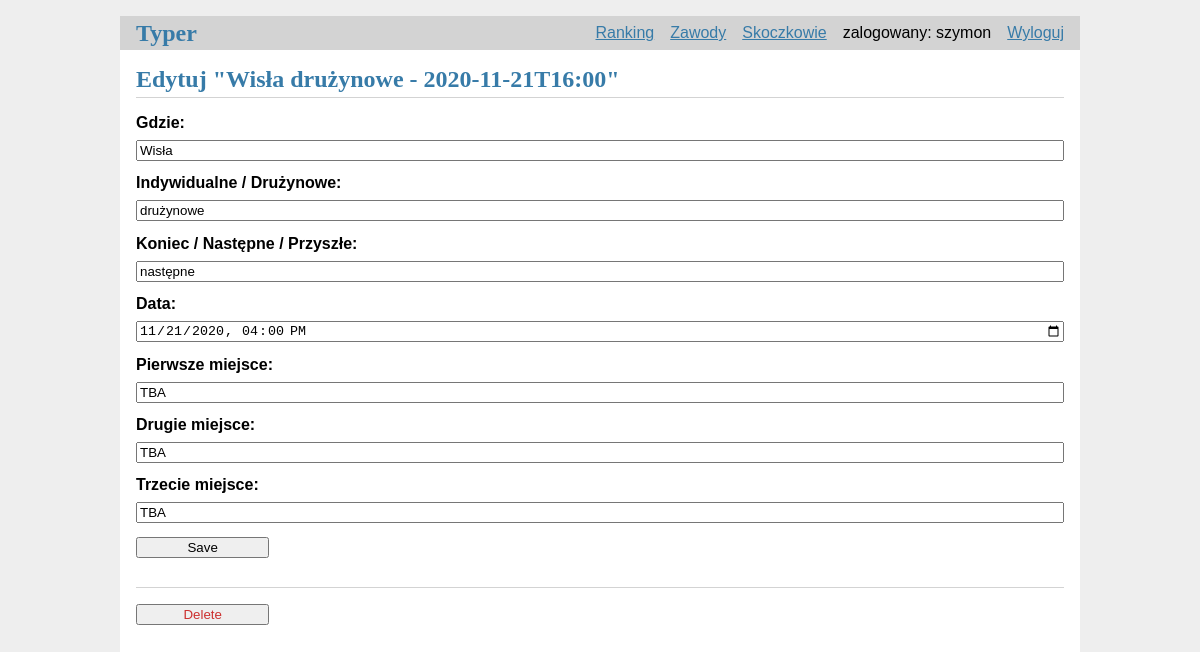
The page /tournaments/1/update (signed in) on the database as committed earlier.
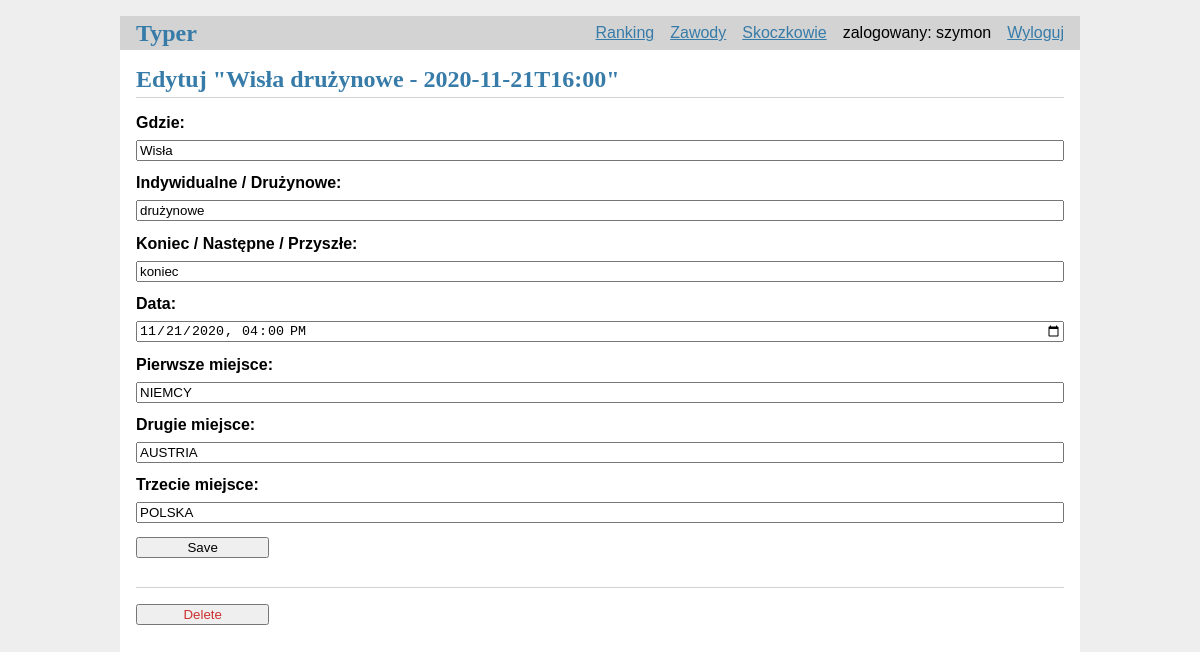
The same page on the database as committed later.
### tables this page shows
CREATE TABLE tournaments(
    id INTEGER PRIMARY KEY AUTOINCREMENT,
    place TEXT NOT NULL,
    type TEXT NOT NULL,
    date_time DATETIME NOT NULL,
    first_place TEXT NOT NULL DEFAULT "TBA",
    second_place TEXT NOT NULL DEFAULT "TBA",
    third_place TEXT NOT NULL DEFAULT "TBA",
    status TEXT NOT NULL
);

### flaskr/tournaments.py (the view, shortened to what this page needs)
@bp.route('/<int:id>/update', methods=('GET', 'POST'))
@login_required
def update(id):
    tournament = get_tournament(id)
    jumpers = get_jumpers(tournament)
    return render_template('tournaments/update.html', tournament=tournament, jumpers=jumpers)

### flaskr/auth.py (called while the page is built)
@bp.before_app_request
def load_logged_in_user():
    user_id = session.get('user_id')
    if user_id is None:
        g.user = None
    else:
        g.user = get_db().execute(
            'SELECT * FROM user WHERE id = ?', (user_id,)
        ).fetchone()

def login_required(view):
    @functools.wraps(view)
    def wrapped_view(**kwargs):
        if g.user is None:
            return redirect(url_for('auth.login'))
        return view(**kwargs)
    return wrapped_view

### flaskr/db.py (called while the page is built)
def get_db():
    if 'db' not in g:
        g.db = sqlite3.connect(
            current_app.config['DATABASE'],
            detect_types=sqlite3.PARSE_DECLTYPES
        )
        g.db.row_factory = sqlite3.Row
    return g.db

### flaskr/tournaments.py (called while the page is built)
def get_tournament(id):
    tournament = get_db().execute(
        'SELECT * FROM tournaments WHERE id = ?',
        (id,)
    ).fetchone()
    if tournament is None:
        abort(404, f"Post id {id} does not exist.")
    return tournament

### flaskr/templates/tournaments/update.html (shortened to what this page needs)
{% extends 'base.html' %}
{% block header %}
    <h1>{% block title %}Edytuj "{{ tournament['place'] }} {{ tournament['type'] }} - {{ tournament['date_time'] }}"{% endblock %}</h1>
{% endblock %}
{% block content %}
    <form method="post">
        <label for="place">Gdzie:</label>
        <input name="place" id="place"
               value="{{ request.form['place'] or tournament['place'] }}" required>
        <label for="type">Indywidualne / Drużynowe:</label>
        <input name="type"
               id="type"
               list="typy"
               value="{{ request.form['type'] or tournament['type'] }}" required>
        <label for="status">Koniec / Następne / Przyszłe:</label>
        <input name="status"
               id="status"
               list="statusy"
               value="{{ request.form['status'] or tournament['status'] }}"
               required>
        <label for="date_time">Data:</label>
        <input name="date_time"
               id="date_time"
               type="datetime-local"
               value="{{ request.form['date_time'] or tournament['date_time'] }}"
               required>
        <label for="first_place">Pierwsze miejsce:</label>
        <input name="first_place"
               id="first_place"
               list="jumpers"
               value="{{ request.form['first_place'] or tournament['first_place'] }}"
               required>
        <label for="second_place">Drugie miejsce:</label>
        <input name="second_place"
               id="second_place"
               list="jumpers"
               value="{{ request.form['second_place'] or tournament['second_place'] }}"
               required>
        <label for="third_place">Trzecie miejsce:</label>
        <input name="third_place"
               id="third_place"
               list="jumpers"
               value="{{ request.form['third_place'] or tournament['third_place'] }}"
               required>
        <input type="submit" value="Save">
    </form>
    <hr>
    <form action="{{ url_for('tournaments.delete', id=tournament['id']) }}" method="post">
        <input class="danger" type="submit" value="Delete" onclick="return confirm('Are you sure');">
    </form>
{% endblock %}

Rows that differ between the two databases and show on the page:
changed tournaments "Wisła": status "następne" → "koniec"; first_place "TBA" → "NIEMCY"; second_place "TBA" → "AUSTRIA"; third_place "TBA" → "POLSKA"
